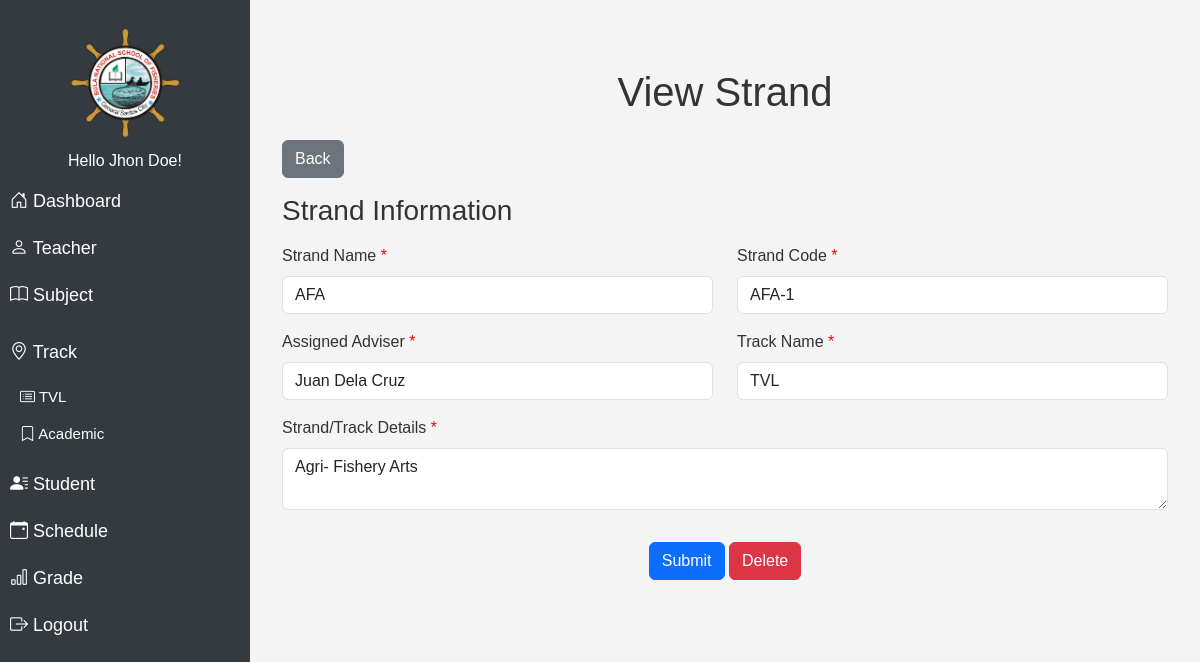
Page /modules/strand/view.php?id=3 (signed in) on the committed database.
### tables this page shows
CREATE TABLE `user` (
  `id` int(11) NOT NULL,
  `name` varchar(100) NOT NULL,
  `username` varchar(255) NOT NULL,
  `password` varchar(255) NOT NULL,
  `role` varchar(100) NOT NULL
);

CREATE TABLE `strand` (
  `id` int(11) NOT NULL,
  `track` varchar(100) NOT NULL,
  `code` varchar(100) NOT NULL,
  `name` varchar(100) NOT NULL,
  `details` varchar(100) NOT NULL,
  `teacher_id` varchar(100) NOT NULL,
  `del_status` varchar(100) NOT NULL
);

### modules/strand/view.php (the view, shortened to what this page needs)
<?php
$track = $_GET['track'];
?>
<!DOCTYPE html>
<html lang="en">
<head>
  <link rel="stylesheet" href="../../assets/css/bootstrap5.3.0/bootstrap.min.css">
  <link rel="stylesheet" href="../../assets/css/navbar.css">
  <link rel="stylesheet" href="../../assets/css/styles.css">
</head>
<body>
<?php
$page = "Strand/$track";
include "../../db_conn.php";
if (isset($_GET['id'])) {
    $id = $_GET['id'];
    $query = mysqli_query($conn, "
    SELECT s.*, CONCAT(t.first_name, ' ', t.last_name) AS teacher_name
    FROM strand s
    LEFT JOIN teacher t ON s.teacher_id = t.id
    WHERE s.del_status != 'deleted' AND s.id = '$id'
    ORDER BY s.id DESC;
");
    $row = mysqli_fetch_array($query);
  }
?>
<?php include "../../navbar.php"; ?>
<div class="content" id="content">
    <div class="container my-5">
      <h1 class="text-center mb-4">View Strand</h1>
      <a href="./?track=<?php echo $track;?>" class="btn btn-secondary mb-3"></i> Back</a>
      <form action="update.php?id=<?php echo $row['id']; ?>" method="POST">
      <div class="row mb-3">
          <h3 class="mb-3">Strand Information</h3>
          <div class="col-md-6 mb-3">
            <label for="strand_name" class="form-label required">Strand Name</label>
            <input type="text" class="form-control" id="strand_name" name="strand_name" required
            value = "<?php echo $row['name']; ?>">
          </div>
          <div class="col-md-6 mb-3">
            <label for="strand_code" class="form-label required">Strand Code</label>
            <input type="text" class="form-control" id="strand_code" name="strand_code" required
            value = "<?php echo $row['code']; ?>">
          </div>
          <div class="col-md-6 mb-3">
            <label for="teacher_id" class="form-label required">Assigned Adviser</label>
            <select name="teacher_id" class="form-control" required>
                        <option value="<?php echo $row['teacher_id']; ?>" hidden><?php echo $row['teacher_name']; ?></option>
                    </select>
          </div>
          <div class="col-md-6 mb-3">
            <label for="track" class="form-label required">Track Name</label>
            <input type="text" class="form-control" id="track" name="track" required readonly
            value = "<?php echo $row['track']; ?>">
          </div>
          <div class="col-md-12 mb-3">
            <label for="details" class="form-label required">Strand/Track Details</label>
            <textarea type="text" class="form-control" id="details" name="details" required ><?php echo $row['details']; ?></textarea>
          </div>
        </div>
        <div class="text-center">
          <button type="submit" class="btn btn-primary">Submit</button>
          <button type="button" class="btn btn-danger" id="deleteButton"></i> Delete
      </button>
        </div>
      </form>
    </div>
  </div>
</body>
</html>

### navbar.php (shortened to what this page needs)
<?php
include "../../db_conn.php";
$nav_id = $_SESSION['id'];
$nav_query = mysqli_query($conn, "SELECT * FROM user where id = '$nav_id'");
$nav_row = mysqli_fetch_array($nav_query);
?>
<link href="https://cdn.jsdelivr.net/npm/bootstrap-icons@1.11.3/font/bootstrap-icons.min.css" rel="stylesheet">
<div class="sidebar" id="sidebar">
<div>
    <img src="../../assets/img/logo.png" alt="Logo" class="logo">
</div>
<h6 class="text-center">Hello <?php echo $nav_row['name']; ?>! </h6>
<a href="../dashboard" class="<?php if ($page == 'Dashboard') {echo 'active';} ?>"><i class="bi bi-house-door"></i> Dashboard</a>
<a href="../teacher" class="<?php if ($page == 'Teacher') {echo 'active';} ?>"><i class="bi bi-person"></i> Teacher</a>
<a href="../subject" class="<?php if ($page == 'Subject') {echo 'active';} ?>"><i class="bi bi-book"></i> Subject</a>
<div class="submenu">
    <a href="#" class="<?php if ($page == 'Strand/TVL' || $page == 'Strand/Academic') {echo 'active';} ?>"><i class="bi bi-geo-alt"></i> Track</a>
    <ul>
        <li><a href="../strand?track=TVL" class="<?php if ($page == 'Strand/TVL') {echo 'active';} ?>"><i class="bi bi-card-list"></i> TVL</a></li>
        <li><a href="../strand?track=Academic" class="<?php if ($page == 'Strand/Academic') {echo 'active';} ?>"><i class="bi bi-bookmark"></i> Academic</a></li>
    </ul>
</div>
<a href="../Student" class="<?php if ($page == 'Student') {echo 'active';} ?>"><i class="bi bi-person-lines-fill"></i> Student</a>
<a href="../schedule" class="<?php if ($page == 'Schedule') {echo 'active';} ?>"><i class="bi bi-calendar-event"></i> Schedule</a>
<a href="../grades" class="<?php if ($page == 'Grades') {echo 'active';} ?>"><i class="bi bi-bar-chart"></i> Grade</a>
<a href="../../logout.php"><i class="bi bi-box-arrow-right"></i> Logout</a>
</div>

### assets/css/navbar.css (style rules this page uses)
.sidebar { height: 100vh; position: fixed; top: 0; left: 0; width: 250px; background-color: #343a40; color: white; padding-top: 20px; transition: width 0.3s; }
.sidebar a { color: white; padding: 10px; text-decoration: none; display: block; font-size: 18px; }
.content { margin-left: 250px; padding: 20px; }
.logo { max-width: 150px; max-height: 150px; border-radius: 50%; margin-top: 5px; margin-bottom: 10px; margin-left: 65px; width: 120px; }
.submenu { margin: 10px 0; }
.submenu ul { list-style-type: none; padding: 0; margin: 0 0 0 15px; }
.submenu ul li { margin: 5px 0; }
.submenu ul li a { text-decoration: none; display: block; padding: 5px; color: white; font-size: 15px; }

### assets/css/styles.css (style rules this page uses)
body { font-family: Arial, sans-serif; background-color: #f4f4f4; color: #333; }
.required::after { content: " *"; color: red; }

### rows in the picture
user: name "Jhon Doe"
strand: strand_name "AFA", strand_code "AFA-1", track "TVL", details "Agri- Fishery Arts"

### other values in the picture
form field teacher_id "Juan Dela Cruz"
